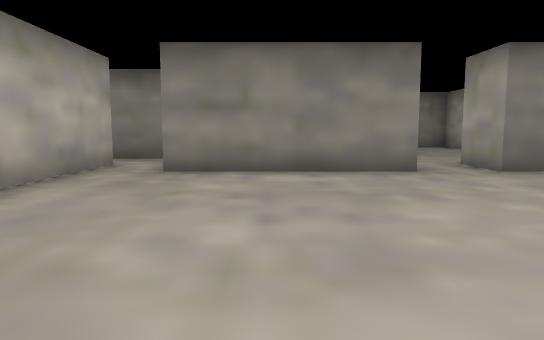
[1] (above)

15 first-person views from a walk through a Unity game level. The camera is 1.4 m above the floor, tilts 6° down and sees 70° across. Doors are open. The floor is counted in squares, 2 m on a side. Each view is taken from the middle of a square. On the plan, view 1 faces up. The plan holds only what a view shows up to about 11 squares ahead; the rest is blank. The place goes on beyond the plan. The player character is not drawn.

[2]
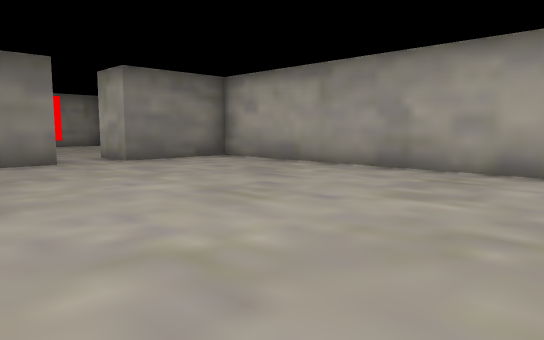

[3]
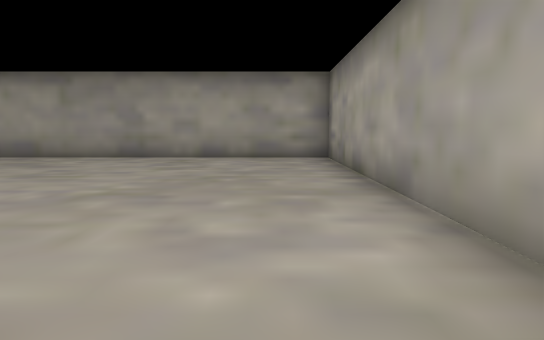

[4]
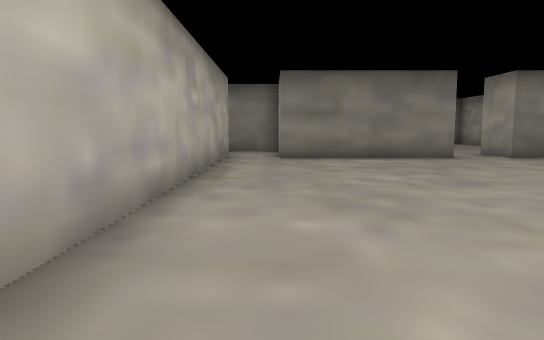

[5]
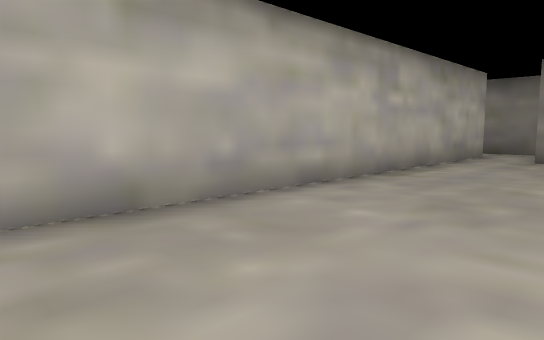

[6]
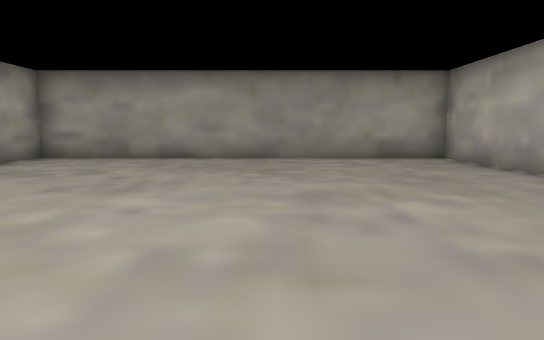

[7]
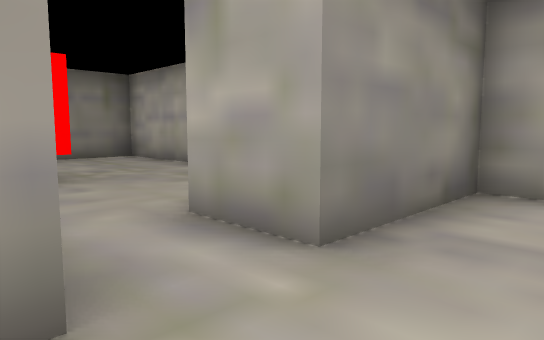

[8]
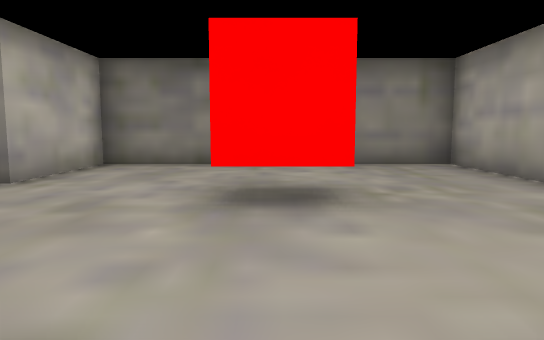

[9]
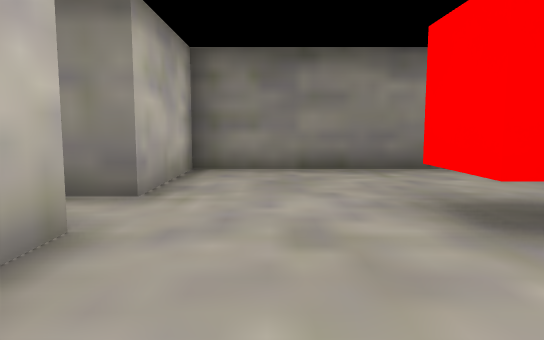

[10]
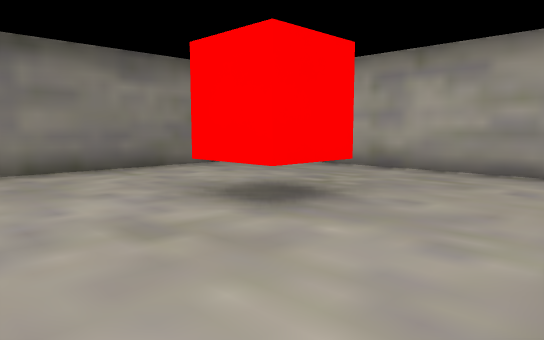

[11]
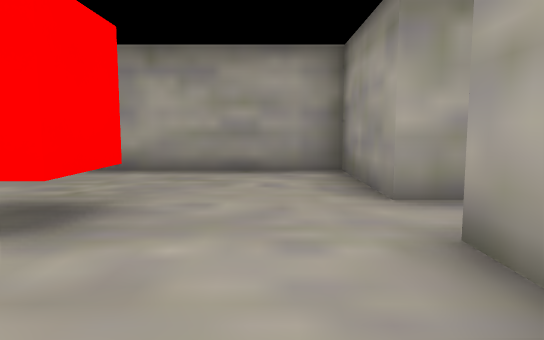

[12]
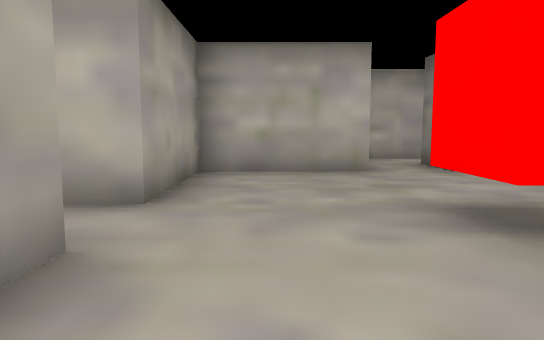

[13]
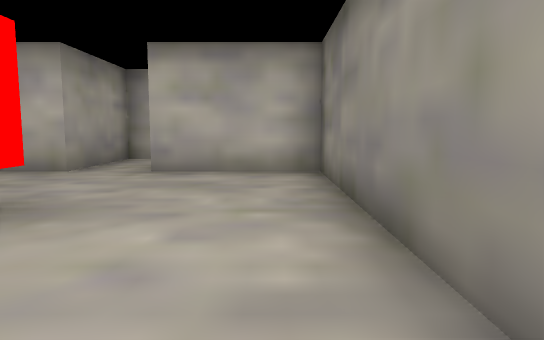

[14]
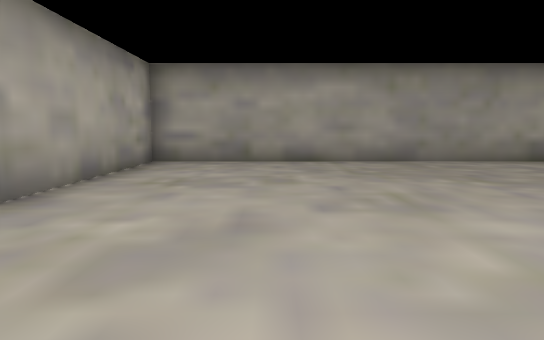

[15]
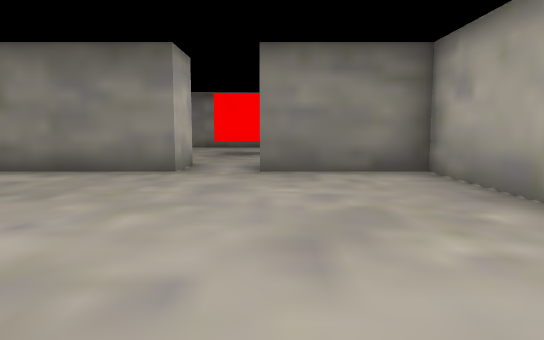

### Floor plan
Ten units are one square. View 1 is at (0, 0); x grows to the right and y downward. Boxes are objects, and circles mark ways between rooms. Rooms are numbered by the first view taken in them; rooms with no view inside come last. Other rooms are left out.
<svg viewBox="-45 -153 116 192">
<path fill="none" stroke="#000" d="M24 -78 24 -64 -18 -64M-32 -64 -32 34 66 34 66 -64 38 -64 38 -78M38 -78 66 -78 66 -148 -4 -148 -4 -120M-4 -106 -4 -78 24 -78M-32 -79 -32 -64M-22 -92 -39 -92M-18 -64 -18 -80"/>
<rect x="25" y="-115" width="10" height="10" fill="#bbb"><title>other object</title></rect>
<circle cx="30" cy="-70" r="3" fill="#2a7"/>
<circle cx="-25" cy="-70" r="3" fill="#2a7"/>
<text x="20" y="-20">1</text>
<text x="30" y="-110">2</text>
<text x="-30" y="-80">3</text>
</svg>
Room 1 opens to room 2. Room 1 opens to room 3.

Where each view was taken, in squares from view 1:
view 1: 0 up, 0 right, facing up
view 2: 2 down, 0 right, facing up-right
view 3: 2 down, 3 left, facing right
view 4: 3 down, 2 left, facing up
view 5: 3 down, 0 right, facing up-left
view 6: 6 up, 1 right, facing down
view 7: 5 up, 2 right, facing up-right
view 8: 7 up, 3 right, facing up
view 9: 8 up, 1 right, facing up
view 10: 8 up, 0 right, facing up-right
view 11: 9 up, 0 right, facing right
view 12: 9 up, 6 right, facing left
view 13: 14 up, 6 right, facing left
view 14: 5 up, 4 right, facing down
view 15: 0 up, 4 right, facing up
